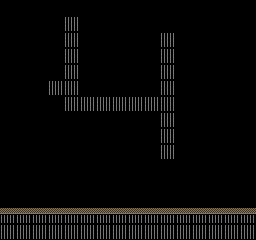

This game map was drawn from its Tiled (.tmx) file and the tilesets committed beside it. A one-line description and the full map source follow:
An orthogonal 16x15 tile map with 16x16 px tiles, 1 tile layer (Tile Layer 1) and 3 objects.

<map version="1.2" tiledversion="1.3.4" orientation="orthogonal" renderorder="right-down" width="16" height="15" tilewidth="16" tileheight="16" infinite="0" nextlayerid="16" nextobjectid="225">
 <tileset firstgid="1" source="TileSet.tsx" />
 <layer id="1" name="Tile Layer 1" width="16" height="15">
  <data encoding="csv">
0,0,0,0,0,0,0,0,0,0,0,0,0,0,0,0,
0,0,0,0,14,0,0,0,0,0,0,0,0,0,0,0,
0,0,0,0,14,0,0,0,0,0,14,0,0,0,0,0,
0,0,0,0,14,0,0,0,0,0,14,0,0,0,0,0,
0,0,0,0,14,0,0,0,0,0,14,0,0,0,0,0,
0,0,0,14,14,0,0,0,0,0,14,0,0,0,0,0,
0,0,0,0,14,14,14,14,14,14,14,0,0,0,0,0,
0,0,0,0,0,0,0,0,0,0,14,0,0,0,0,0,
0,0,0,0,0,0,0,0,0,0,14,0,0,0,0,0,
0,0,0,0,0,0,0,0,0,0,14,0,0,0,0,0,
0,0,0,0,0,0,0,0,0,0,0,0,0,0,0,0,
0,0,0,0,0,0,0,0,0,0,0,0,0,0,0,0,
0,0,0,0,0,0,0,0,0,0,0,0,0,0,0,0,
10,10,10,10,10,10,10,10,10,10,10,10,10,10,10,10,
14,14,14,14,14,14,14,14,14,14,14,14,14,14,14,14
</data>
 </layer>
 <objectgroup id="12" name="EndShard">
  <object id="224" x="208" y="176" width="16" height="16" />
 </objectgroup>
 <objectgroup id="8" name="BlastShard" />
 <objectgroup id="2" name="Cole">
  <object id="223" x="16" y="192" width="16" height="16" />
 </objectgroup>
 <objectgroup id="3" name="Platforms">
  <object id="220" x="0" y="208" width="256" height="32" />
 </objectgroup>
 <objectgroup id="8" name="Pole" />
 <objectgroup id="13" name="EnemyStationaryL" />
 <objectgroup id="15" name="Checkpoint" />
 <objectgroup id="14" name="EnemyStationaryR" />
 <objectgroup id="9" name="Enemy" />
 <objectgroup id="9" name="Ledge" />
 <objectgroup id="4" name="Water" />
 <objectgroup id="5" name="Rail" />
 <objectgroup id="6" name="ElePhone" />
 <objectgroup id="7" name="EleJunc" />
 <objectgroup id="11" name="People" />
</map>
